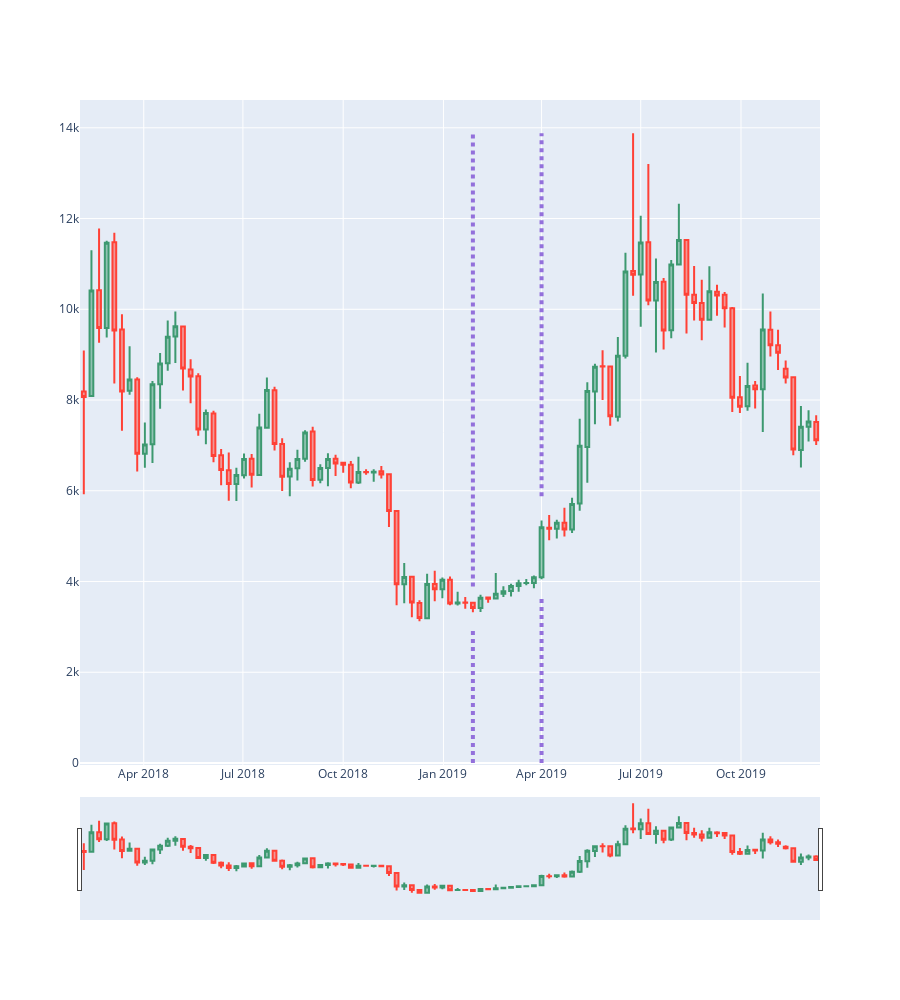

Notebook cell for this chart:
### Code cell
candle_chart(zoom_df).add_marker(SW1_candle).add_marker(EW1_candle).show()
